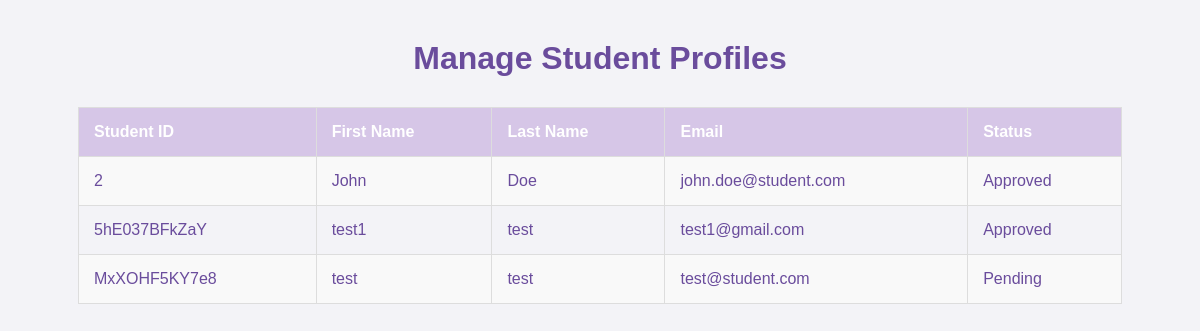
The app's page /manage_student_profiles.php (signed in) with its own data.
### tables this page shows
CREATE TABLE `users` (
  `user_id` varchar(12) NOT NULL,
  `first_name` varchar(50) DEFAULT NULL,
  `last_name` varchar(50) DEFAULT NULL,
  `email` varchar(100) DEFAULT NULL,
  `password` varchar(255) DEFAULT NULL,
  `role` enum('clerk','teacher','manager','student') NOT NULL,
  `ic_number` varchar(12) DEFAULT NULL,
  `status` enum('pending','approved','rejected') DEFAULT 'pending',
  `created_at` timestamp NOT NULL DEFAULT current_timestamp()
);

### manage_student_profiles.php (the view, shortened to what this page needs)
<?php
include('db_connection.php');
$query = "SELECT * FROM users WHERE role = 'student'";
$result = mysqli_query($conn, $query);
?>
<!DOCTYPE html>
<html lang="en">
<head>
    <link rel="stylesheet" href="style.css">
</head>
<body>
    <div class="container">
        <h1>Manage Student Profiles</h1>
        <table>
            <tr>
                <th>Student ID</th>
                <th>First Name</th>
                <th>Last Name</th>
                <th>Email</th>
                <th>Status</th>
            </tr>
            <?php while ($row = mysqli_fetch_assoc($result)) { ?>
                <tr>
                    <td><?php echo $row['user_id']; ?></td>
                    <td><?php echo $row['first_name']; ?></td>
                    <td><?php echo $row['last_name']; ?></td>
                    <td><?php echo $row['email']; ?></td>
                    <td><?php echo ucfirst($row['status']); ?></td>
                </tr>
            <?php } ?>
        </table>
    </div>
</body>
</html>

### style.css (style rules this page uses)
body { background-color: #f3f3f7; color: #6a4c9c; font-family: Arial, sans-serif; margin: 0; padding: 0; }
h1, h2 { color: #6a4c9c; text-align: center; margin-top: 20px; }
table { width: 90%; margin: 20px auto; border-collapse: collapse; }
th, td { padding: 12px; text-align: left; border: 1px solid #ddd; font-size: 16px; }
th { background-color: #d6c6e7; color: white; }
tr:nth-child(even) { background-color: #f9f9f9; }
.container { padding: 20px; }
table { margin-top: 30px; }
th, td { padding: 15px; }

### records on screen
users: user_id "2", first_name "John", last_name "Doe", email "john.doe@student.com", status "Approved"
users: user_id "5hE037BFkZaY", first_name "test1", last_name "test", email "test1@gmail.com", status "Approved"
users: user_id "MxXOHF5KY7e8", first_name "test", last_name "test", email "test@student.com", status "Pending"
